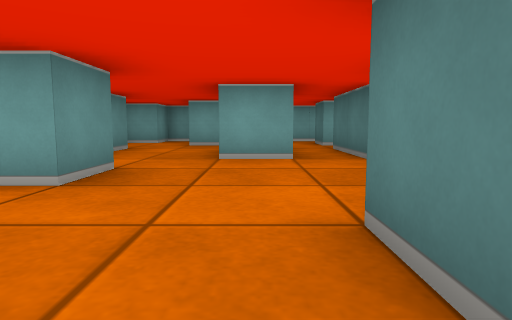
[1] (above)

20 first-person views from a walk through a cub3D maze. The camera is about half as high as the walls, tilts 6° down and sees 75° across. The floor is counted in squares. Each view is taken from the middle of a square. On the plan, view 1 faces up. The plan holds only what a view shows up to about 9 squares ahead; the rest is blank.

[2]
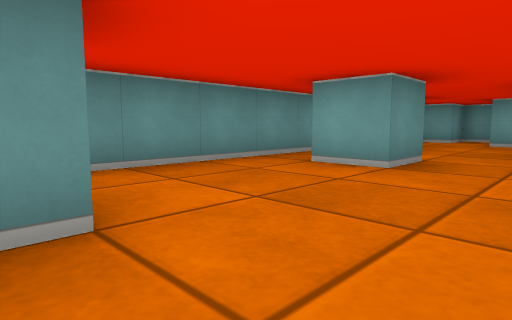

[3]
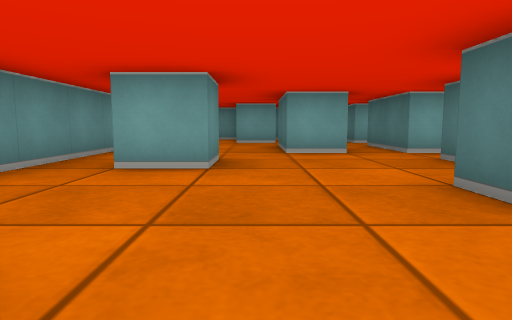

[4]
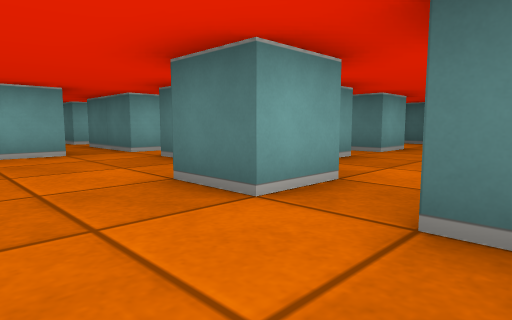

[5]
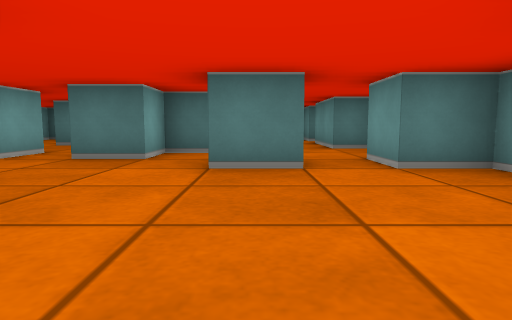

[6]
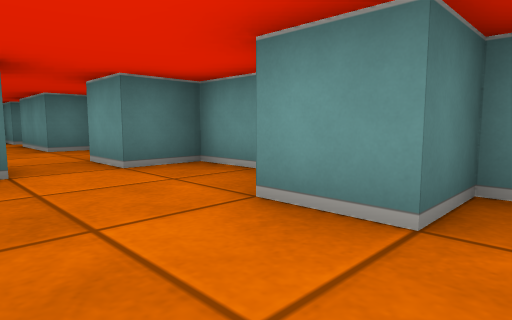

[7]
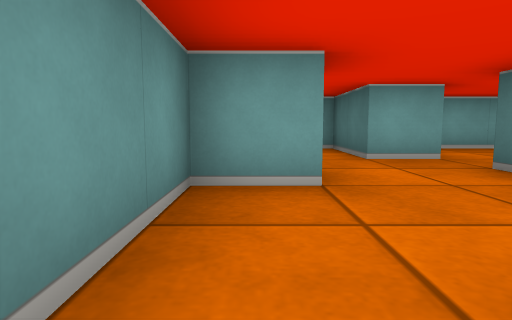

[8]
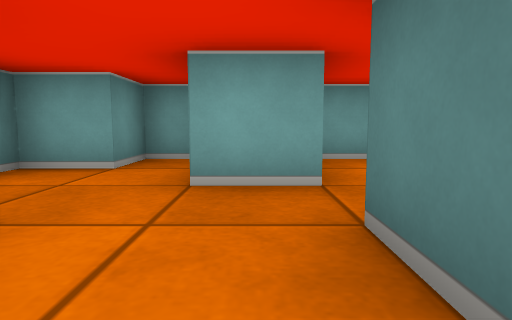

[9]
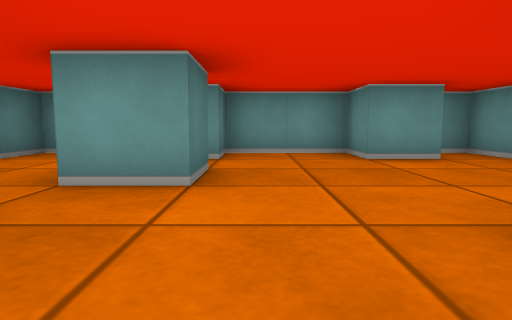

[10]
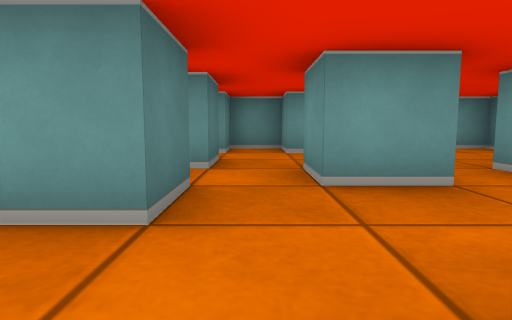

[11]
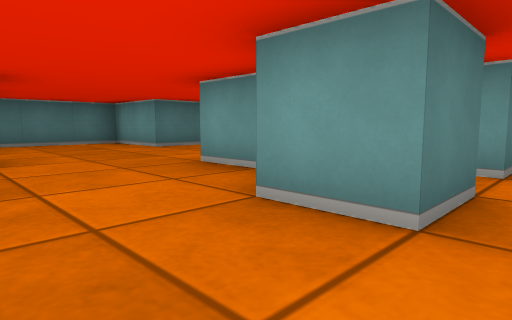

[12]
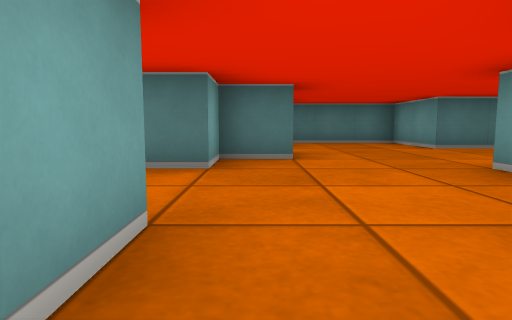

[13]
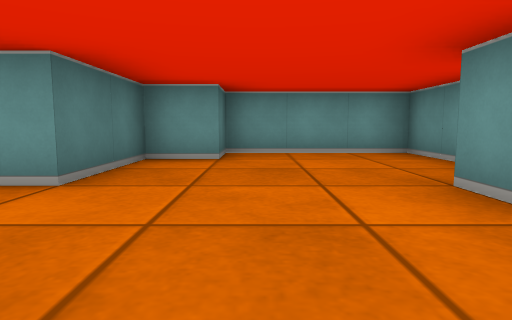

[14]
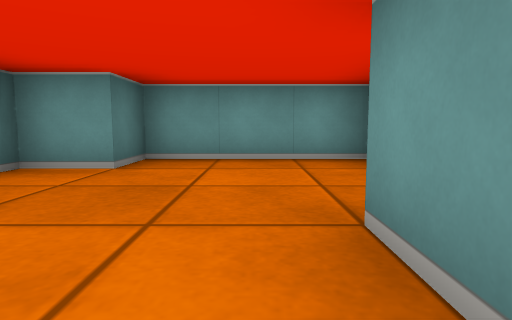

[15]
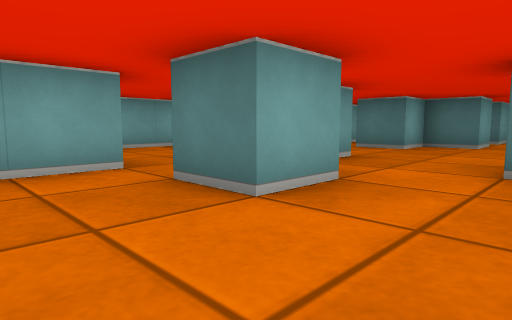

[16]
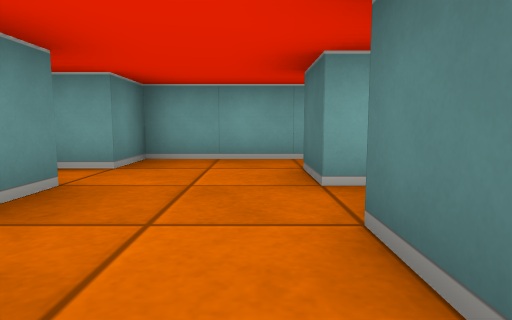

[17]
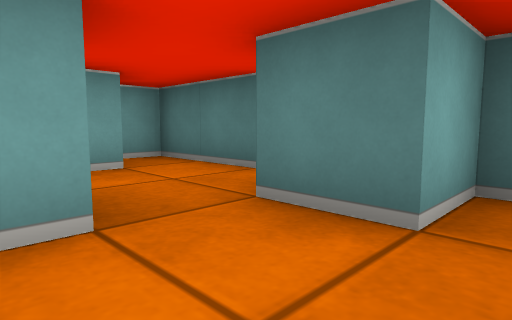

[18]
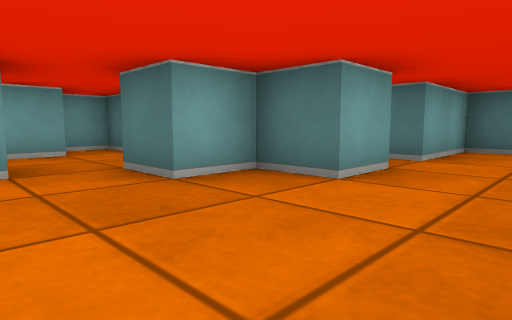

[19]
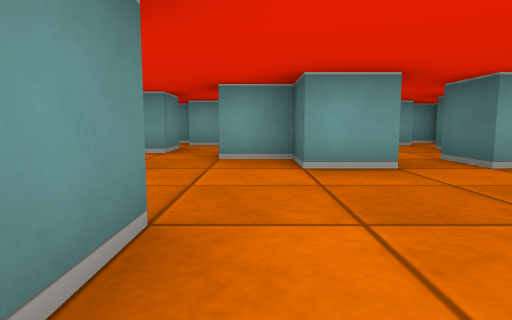

[20]
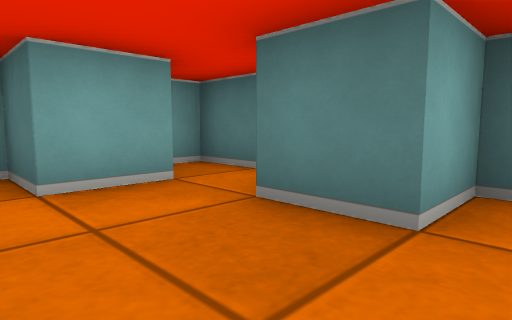

### Floor plan
Ten units are one square. View 1 is at (0, 0); x grows to the right and y downward. Boxes are objects, and circles mark ways between rooms. Rooms are numbered by the first view taken in them; rooms with no view inside come last. Other rooms are left out.
<svg viewBox="-40 -100 191 120">
<path fill="none" stroke="#000" d="M-15 -36 -15 -25 -25 -25M6 -45 -5 -45 -5 -65M-24 -55 -35 -55 -35 15 -25 15 -25 5 -15 5 -15 15 5 15 5 5M15 -45 15 -65M-25 -65 -25 -58M15 -25 15 -35M-4 -75 -15 -75 -15 -95 -25 -95 -25 -85 -35 -85M5 -5 5 -15 15 -15M25 -18 25 -25M44 -25 55 -25 55 -15 45 -15 45 -21M56 -45 45 -45 45 -55M65 -24 65 -35 75 -35M36 -15 31 -15M25 -25 15 -25M75 -18 75 -24M25 -45 15 -45M65 -5 65 -15M46 -65 34 -65M85 -25 95 -25 95 -15M76 -55 65 -55 65 -65M16 -5 5 -5M45 -75 45 -69M65 -75 65 -85M85 -65 81 -65M5 5 15 5M105 -45 105 -55 95 -55M14 15 35 15 35 5 55 5 55 15 65 15 65 5 75 5M74 -95 45 -95 45 -85M116 -45 105 -45M85 1 85 15 115 15 115 5 125 5 125 -15 145 -15 145 -45 125 -45M136 -85 125 -85 125 -95M146 -65 135 -65 135 -75M145 -85 145 -95 139 -95M125 -45 125 -55M85 -75 85 -65M96 -85 85 -85M105 -75 105 -95 98 -95M84 -95 74 -95M95 -55 95 -65M18 -95 -1 -95M15 -75 15 -85"/>
<circle cx="10" cy="0" r="3" fill="#2a7"/>
<circle cx="20" cy="-40" r="3" fill="#2a7"/>
<circle cx="5" cy="-80" r="3" fill="#2a7"/>
<circle cx="100" cy="-30" r="3" fill="#2a7"/>
<circle cx="80" cy="-90" r="3" fill="#2a7"/>
<circle cx="90" cy="-60" r="3" fill="#2a7"/>
<circle cx="120" cy="-50" r="3" fill="#2a7"/>
<circle cx="110" cy="-70" r="3" fill="#2a7"/>
<text x="-10" y="-40">1</text>
<text x="50" y="-30">2</text>
<text x="110" y="-20">3</text>
<text x="130" y="-70">4</text>
<text x="90" y="-80">5</text>
<text x="10" y="-90">6</text>
</svg>
Room 1 opens to room 2. Room 1 opens to room 6. Room 2 opens to room 3. Room 2 opens to room 5. Room 3 opens to room 4. Room 4 opens to room 5.

Where each view was taken, in squares from view 1:
view 1: 0 up, 0 right, facing up
view 2: 1 down, 0 right, facing up-left
view 3: 1 down, 1 left, facing up
view 4: 1 down, 1 left, facing up-right
view 5: 1 up, 3 left, facing right
view 6: 1 up, 3 left, facing down-right
view 7: 3 up, 3 left, facing up
view 8: 5 up, 1 left, facing up
view 9: 4 up, 0 right, facing down
view 10: 5 up, 6 right, facing down
view 11: 5 up, 6 right, facing down-right
view 12: 5 up, 6 right, facing right
view 13: 4 up, 11 right, facing down
view 14: 3 up, 10 right, facing down
view 15: 3 up, 3 right, facing up-right
view 16: 5 up, 6 right, facing up
view 17: 5 up, 8 right, facing up-right
view 18: 3 up, 8 right, facing up-right
view 19: 1 up, 10 right, facing up
view 20: 6 up, 12 right, facing up-right
